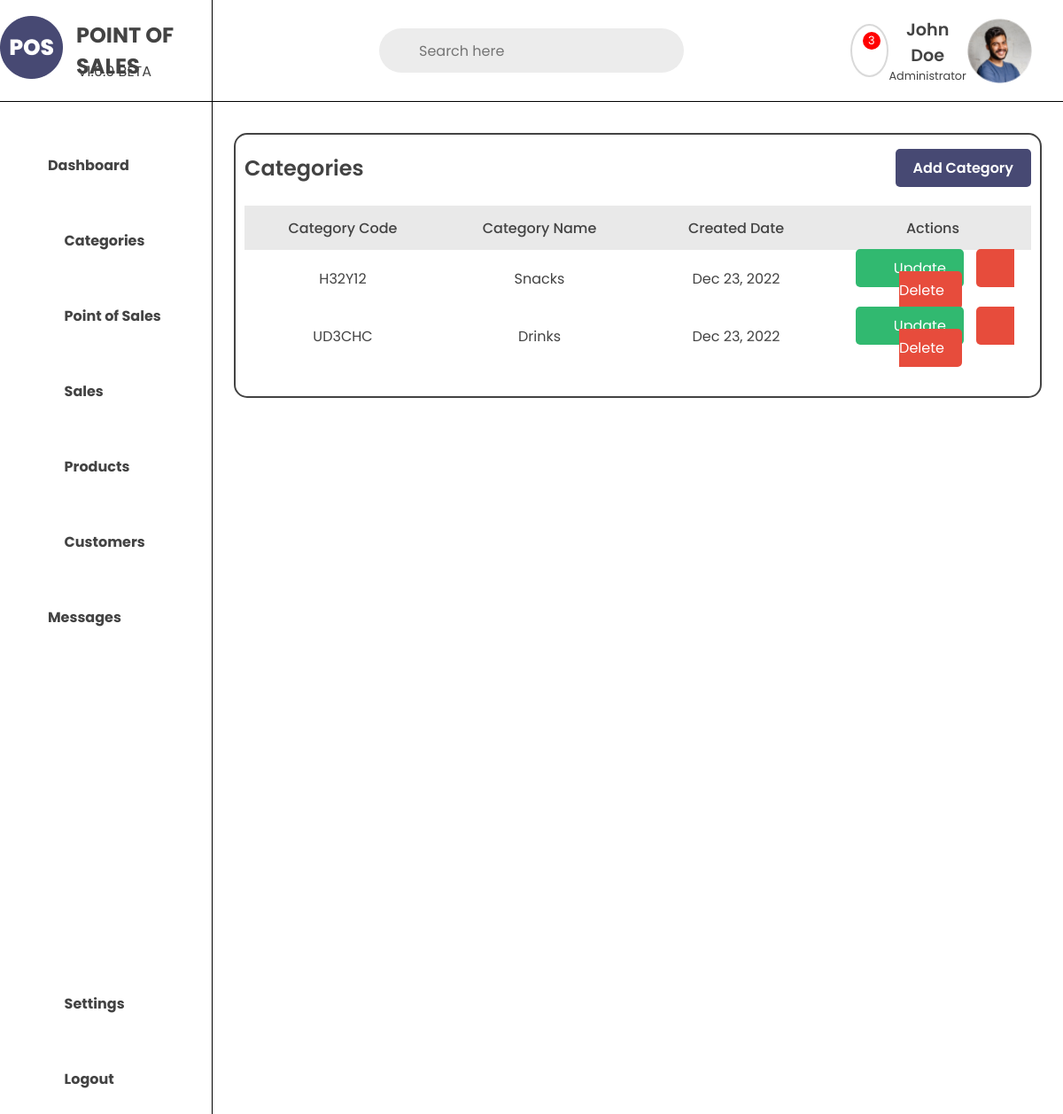
Page /mamgic-foodhub/categories/ on the earlier database version.
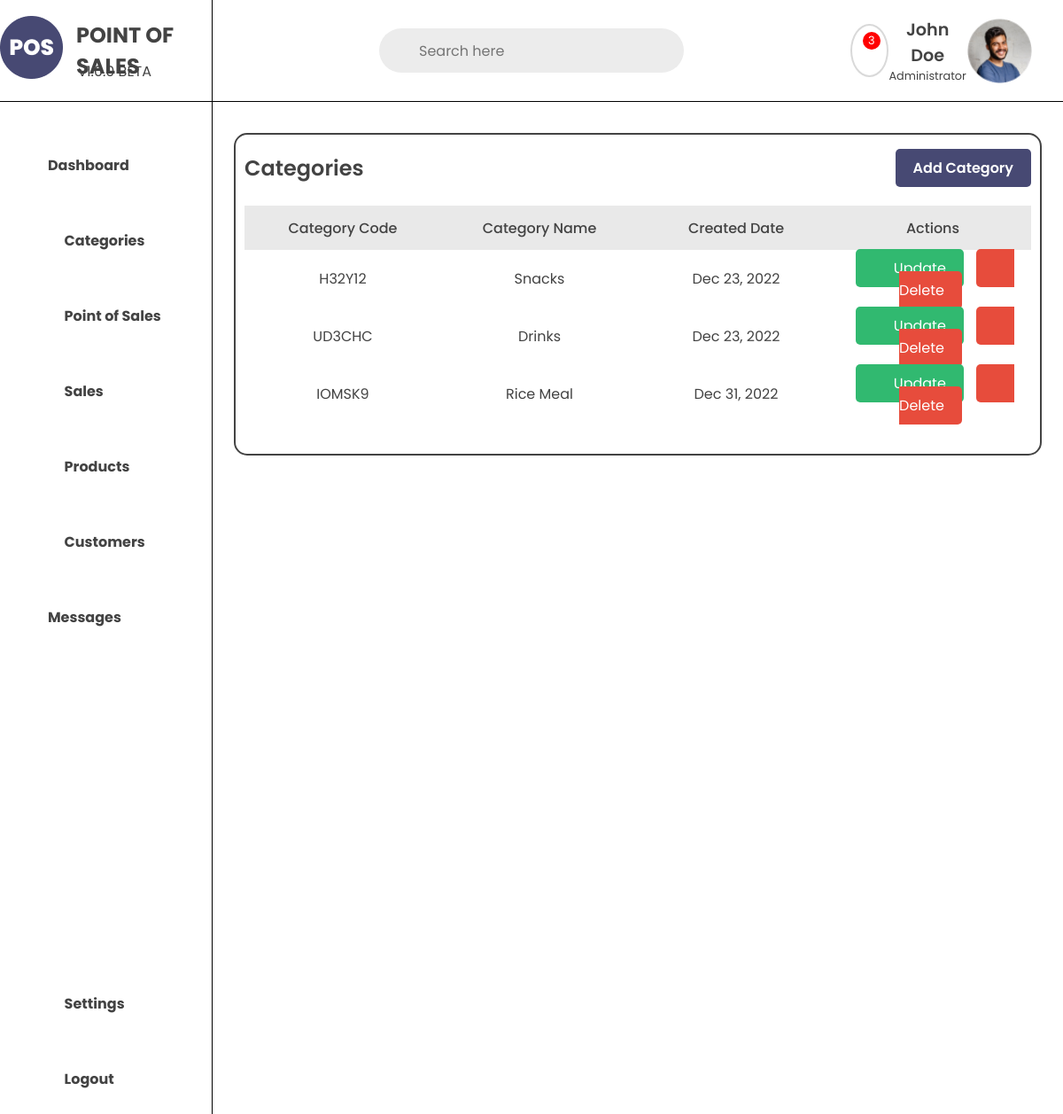
Same page on the later database version.
### store/models.py (models this page shows, shortened)
class Category(models.Model):
    category_name = models.CharField(max_length=100)
    category_slug = models.SlugField(max_length=100, null=True, blank=True)
    category_code = models.CharField(max_length=6, unique=True, null=True, blank=True)
    category_description = models.TextField(max_length=1000, blank=True)
    category_store = models.ForeignKey(Store, on_delete=models.CASCADE)
    category_created = models.DateTimeField(blank=True,null=True)
    class Meta:
        verbose_name_plural = 'Categories'

### store/views.py (the view)
# urls.py: path('<slug:store_slug>/categories/', views.pos_categories, name='pos_categories'),
def pos_categories(request, store_slug):
    store = get_object_or_404(Store, store_slug=store_slug)
    category = Category.objects.filter(category_store=store)
    context = {
        'store': store,
        'category': category
    }
    return render(request, 'includes/pos/pos_includes/pos_categories.html', context)

### store/templates/includes/pos/pos_includes/pos_categories.html (shortened to what this page needs)
{% extends "includes/pos/base_templates/pos_base.html" %}
{% load static %}
{% block css %}
<link rel="stylesheet" href="{% static 'css/includes/pos_categories.css' %}">
{% endblock %}
{% block content %}
{% include "navbar.html" %}
<div class="pos-category-container">
    <div class="pos-category-header">
        <h1>Categories</h1>
        <div class="pos-add-ctg">
            <a href="{% url 'add_category' store_slug=store.store_slug %}">Add Category</a>
        </div>
    </div>
    <div class="pos-category-table">
        <table>
            <tr class="pos-ctg-tbl-header">
                <th>Category Code</th>
                <th>Category Name</th>
                <th>Created Date</th>
                <th>Actions</th>
            </tr>
            {% for ctg in category %}
            <tr class="pos-ctg-tbl-contents">
                <td>{{ctg.category_code}}</td>
                <td>{{ctg.category_name}}</td>
                <td>{{ctg.category_created | date:"M d, Y"}}</td>
                <td class="pos-ctg-tbl-btns">
                    <a href="{% url 'update_category' store_slug=store.store_slug pk=ctg.id %}"
                        class="pos-ctg-tbl-update">Update</a>
                    <a href="{% url 'delete_category' store_slug=store.store_slug pk=ctg.id %}"
                        class="pos-ctg-tbl-delete">Delete</a>
                </td>
            </tr>
            {% endfor %}
        </table>
    </div>
</div>
{% endblock %}

Differences in the rows shown:
added Category: category_code "IOMSK9", category_name "Rice Meal", category_created "Dec 31, 2022"
